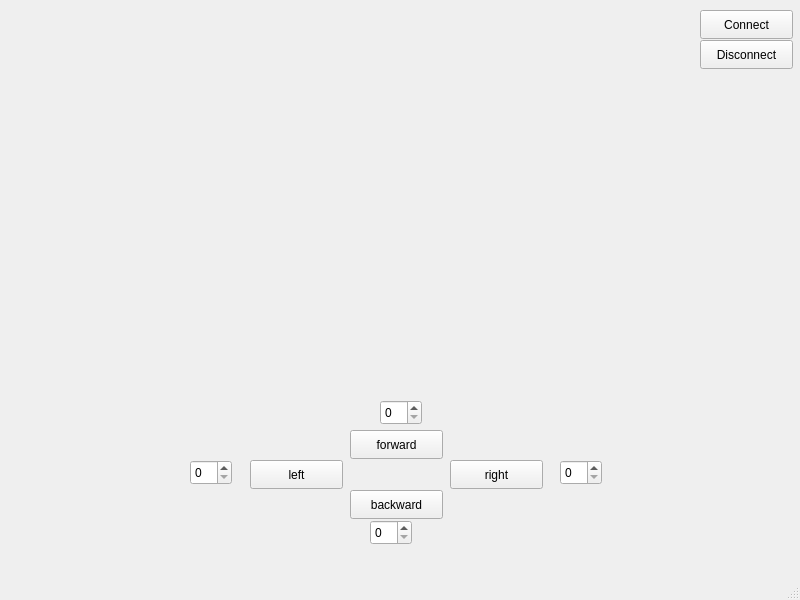
<?xml version="1.0" encoding="UTF-8"?>
<ui version="4.0">
 <class>MainWindow</class>
 <widget class="QMainWindow" name="MainWindow">
  <property name="geometry">
   <rect>
    <x>0</x>
    <y>0</y>
    <width>800</width>
    <height>600</height>
   </rect>
  </property>
  <property name="windowTitle">
   <string>MainWindow</string>
  </property>
  <widget class="QWidget" name="centralwidget">
   <widget class="QPushButton" name="left">
    <property name="geometry">
     <rect>
      <x>250</x>
      <y>460</y>
      <width>93</width>
      <height>29</height>
     </rect>
    </property>
    <property name="text">
     <string>left</string>
    </property>
   </widget>
   <widget class="QPushButton" name="right">
    <property name="geometry">
     <rect>
      <x>450</x>
      <y>460</y>
      <width>93</width>
      <height>29</height>
     </rect>
    </property>
    <property name="text">
     <string>right</string>
    </property>
   </widget>
   <widget class="QPushButton" name="forward">
    <property name="geometry">
     <rect>
      <x>350</x>
      <y>430</y>
      <width>93</width>
      <height>29</height>
     </rect>
    </property>
    <property name="text">
     <string>forward</string>
    </property>
   </widget>
   <widget class="QPushButton" name="backward">
    <property name="geometry">
     <rect>
      <x>350</x>
      <y>490</y>
      <width>93</width>
      <height>29</height>
     </rect>
    </property>
    <property name="text">
     <string>backward</string>
    </property>
   </widget>
   <widget class="QSpinBox" name="left_speed">
    <property name="geometry">
     <rect>
      <x>190</x>
      <y>460</y>
      <width>42</width>
      <height>25</height>
     </rect>
    </property>
   </widget>
   <widget class="QSpinBox" name="backward_speed">
    <property name="geometry">
     <rect>
      <x>370</x>
      <y>520</y>
      <width>42</width>
      <height>25</height>
     </rect>
    </property>
   </widget>
   <widget class="QSpinBox" name="forward_speed">
    <property name="geometry">
     <rect>
      <x>380</x>
      <y>400</y>
      <width>42</width>
      <height>25</height>
     </rect>
    </property>
   </widget>
   <widget class="QSpinBox" name="right_speed">
    <property name="geometry">
     <rect>
      <x>560</x>
      <y>460</y>
      <width>42</width>
      <height>25</height>
     </rect>
    </property>
   </widget>
   <widget class="QPushButton" name="disconnect">
    <property name="geometry">
     <rect>
      <x>700</x>
      <y>40</y>
      <width>93</width>
      <height>29</height>
     </rect>
    </property>
    <property name="text">
     <string>Disconnect</string>
    </property>
   </widget>
   <widget class="QPushButton" name="connect">
    <property name="geometry">
     <rect>
      <x>700</x>
      <y>10</y>
      <width>93</width>
      <height>29</height>
     </rect>
    </property>
    <property name="text">
     <string>Connect</string>
    </property>
   </widget>
  </widget>
  <widget class="QMenuBar" name="menubar">
   <property name="geometry">
    <rect>
     <x>0</x>
     <y>0</y>
     <width>800</width>
     <height>26</height>
    </rect>
   </property>
  </widget>
  <widget class="QStatusBar" name="statusbar"/>
 </widget>
 <resources/>
 <connections/>
</ui>
